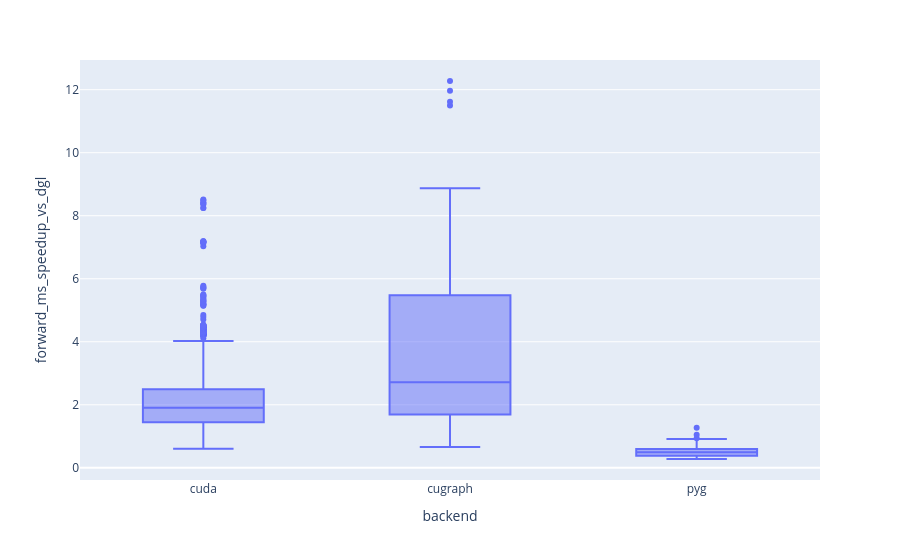

Here is the notebook cell this chart was saved with:
### Code cell
px.box(df[(df[CONV_COL] == "gat_v2") & (df[BACKEND_COL] != "dgl")], x=BACKEND_COL, y="forward_ms_speedup_vs_dgl")

### Figure 1 — Plotly figure (JSON) as saved in the notebook; plotly's stock layout.template omitted (floating-point values rounded to 4 significant figures; data arrays with more than 128 entries replaced by an {"elided": "..."} marker saying what was removed)
{"data": [{"alignmentgroup": "True", "hovertemplate": "backend=%{x}<br>forward_ms_speedup_vs_dgl=%{y}<extra></extra>", "legendgroup": "", "marker": {"color": "#636efa"}, "name": "", "notched": false, "offsetgroup": "", "orientation": "v", "showlegend": false, "type": "box", "x": {"elided": "8436 str values"}, "x0": " ", "xaxis": "x", "y": {"elided": "8436 float values"}, "y0": " ", "yaxis": "y"}], "layout": {"boxmode": "group", "legend": {"tracegroupgap": 0}, "margin": {"t": 60}, "xaxis": {"anchor": "y", "domain": [0, 1], "title": {"text": "backend"}}, "yaxis": {"anchor": "x", "domain": [0, 1], "title": {"text": "forward_ms_speedup_vs_dgl"}}}}
